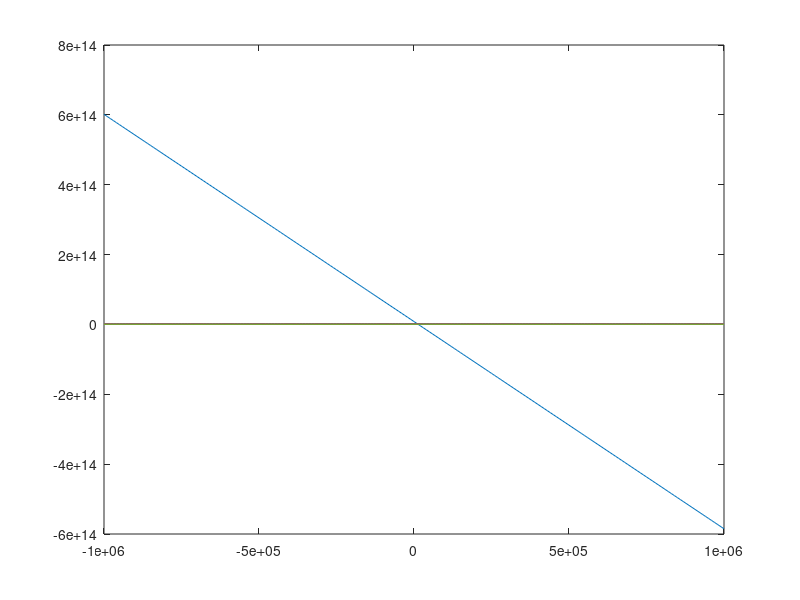

The MATLAB source for this figure:

% 3D stress element solver

SigmaX = 40;
SigmaY = -20;
SigmaZ = -10;
TaoXY = 5;
TaoYZ = -1.5;
TaoZX = 2.5;

ScaleExponate = 3;

sigma = [SigmaX TaoXY TaoZX; TaoXY SigmaY TaoYZ; TaoZX TaoYZ SigmaZ] .* 10^ScaleExponate;

x = -10*10^(ScaleExponate+2): 10^(ScaleExponate+1) : 10*10^(ScaleExponate+2);

y = zeros(length(x));

for i = 1:length(x)
    temp = sigma;
    temp(1,1) = temp(1,1) - x(i);
    temp(1,1) = temp(1,1) - x(i);
    temp(1,1) = temp(1,1) - x(i);
    
    y(i) = det(temp);
end


plot(x,y);

disp(det(sigma));